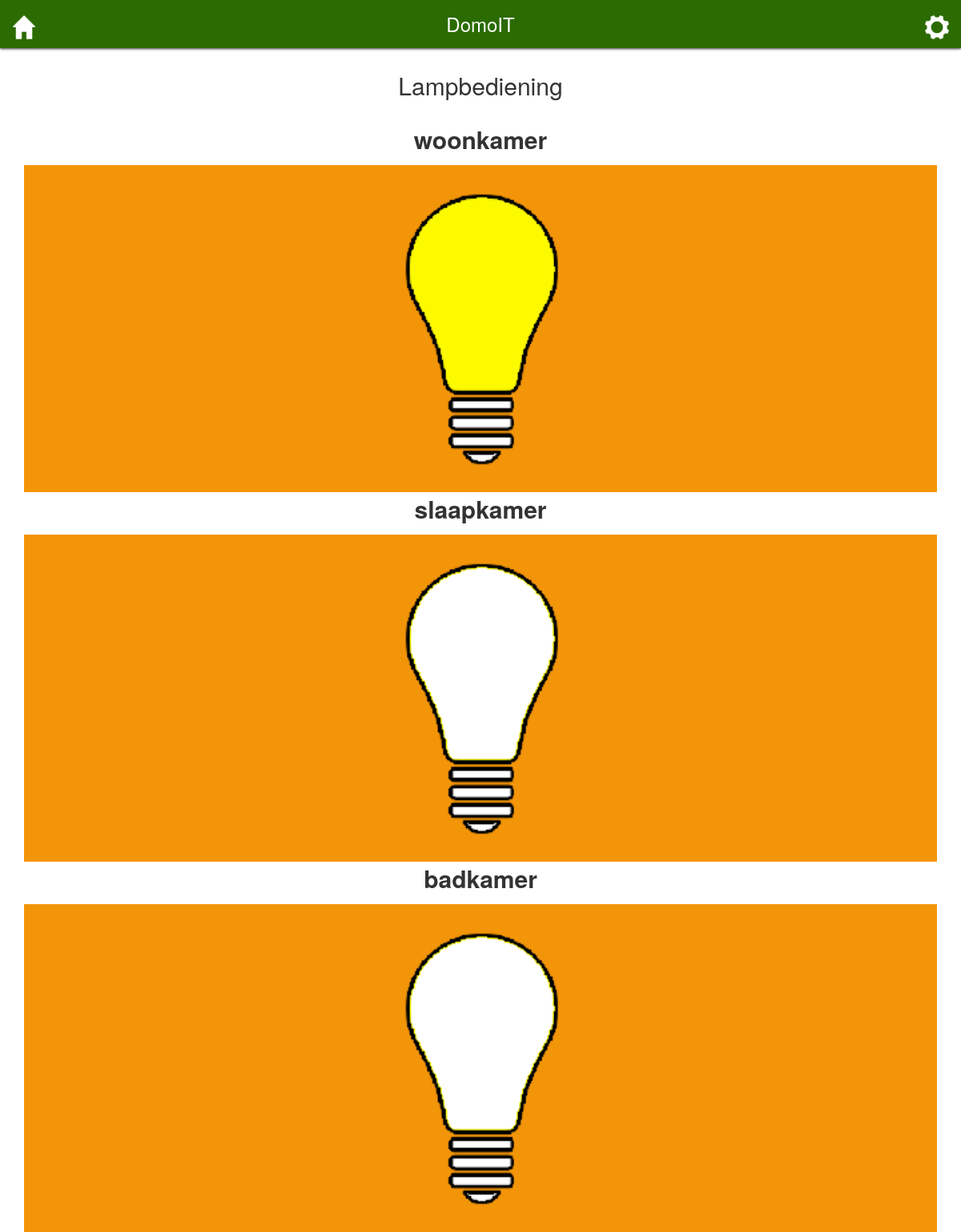
The app's page /lamp.php with its own data.
### tables this page shows
CREATE TABLE "lamp" (
	`id`	INTEGER,
	`locatie`	TEXT,
	`status`	INTEGER,
	`woning`	INTEGER,
	`gpio_pin`	INTEGER,
	PRIMARY KEY(id),
	FOREIGN KEY(`woning`) REFERENCES `woning`(`id`)
);

### public_html/lamp.php (the view)
<?php require_once "../header.php"; ?>
<div class="container">
    <h1>Lampbediening</h1>
    <?php
    $lampen = $dbh->query("
        SELECT id, locatie, status
        FROM lamp
        WHERE woning = " . $woning)->fetchAll();
    foreach ($lampen as $lamp) {
        if ($lamp["status"] == 1)
            $src = "/assets/images/lamp_aan.png";
        else
            $src = "/assets/images/lamp_uit.png";
        echo "<p>" . $lamp["locatie"] . "</p>";
        echo '
            <a href="#" onclick="schakelLamp(this); return false;">
                <img class="lamp" data-id="' . $lamp["id"] . '" src="' . $src  .'" width="100%" height="100%">
            </a>';
    }
    ?>
</div>
<?php require_once "../footer.php"; ?>

### header.php (shortened to what this page needs)
<?php
if (!isset($begeleider) || !is_bool($begeleider)) {
    $begeleider = false;
}
$gebruiker = $woning = 1;
?><!DOCTYPE html>
<html lang="nl">
<head>
    <link href="/assets/css/bootstrap.min.css" rel="stylesheet">
    <link href="/assets/css/domoit.css" rel="stylesheet">
</head>
<body>
<div id="navigation">
    <a href="javascript:this.location='/<?php echo ($begeleider ? "begeleider/" : ""); ?>index.php'" class="back-button active">
        <img src="/assets/images/house-icon.png">
    </a>
    <div class="name">DomoIT</div>
    <a href="javascript:this.location='/login.php'" class="settings-button">
        <img src="/assets/images/settings-icon.png">
    </a>
</div>
<div id="content">

### footer.php (shortened to what this page needs)
</div>
</body>
</html>

### public_html/assets/css/domoit.css (style rules this page uses)
html, body { background-color: #fff; }
#navigation { position: fixed; top: 0; left: 0; z-index: 999999; width: 100%; height: 60px; background-color: #2B6B01; -webkit-box-shadow: 0 1px 3px 0 #333; box-shadow: 0 1px 3px 0 #333; }
#navigation > div, #navigation > a { position: absolute; font-size: 24px; color: #fff; line-height: 60px; text-align: center; text-decoration: none; }
#navigation .back-button, #navigation .settings-button { z-index: 2; width: 60px; height: 100%; }
#navigation .back-button { display: none; left: 0; font-size: 24px; }
#navigation .back-button img { width: 30px; }
#navigation .back-button.active { display: block; }
#navigation .name { z-index: 1; width: 100%; padding: 0 60px; }
#navigation .settings-button { right: 0; }
#navigation .settings-button img { width: 30px; }
#content { margin-top: 60px; }
#content h1 { text-align: center; }
#content p { text-align: center; font-size: 30px; font-weight: bold; }
#content h1 { margin: 30px 0; text-align: center; font-size: 30px; }

### records on screen
lamp: locatie "woonkamer", shows a picture
lamp: locatie "slaapkamer"
lamp: locatie "badkamer"
